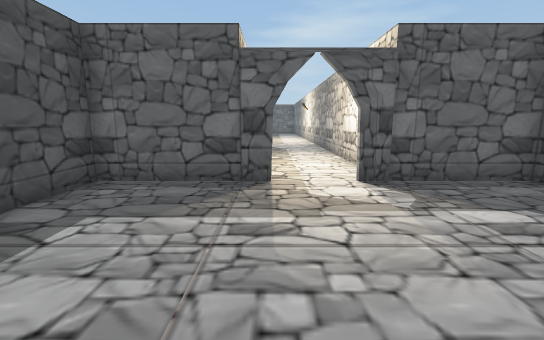
View 1 (above)

16 first-person views from a walk through a Unity game level. The camera is 1.2 m above the floor, tilts 10° down and sees 90° across. The floor is counted in squares, 1 m on a side. Each view is taken from the middle of a square. On the plan, view 1 faces up. The plan holds only what a view shows up to about 13 squares ahead; the rest is blank. The player character is not drawn. Door leaves are left out, so doorways stand open.

View 2
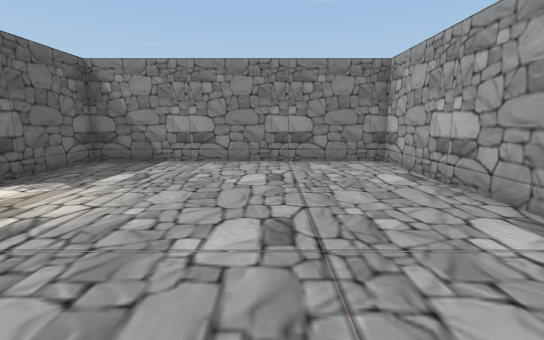

View 3
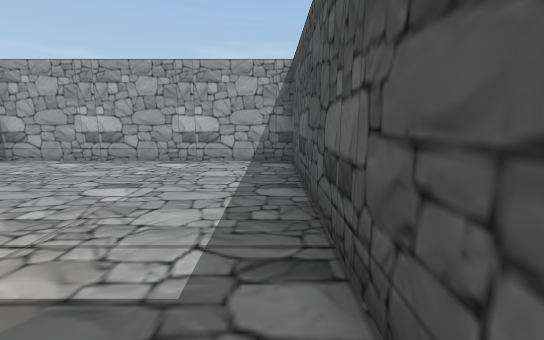

View 4
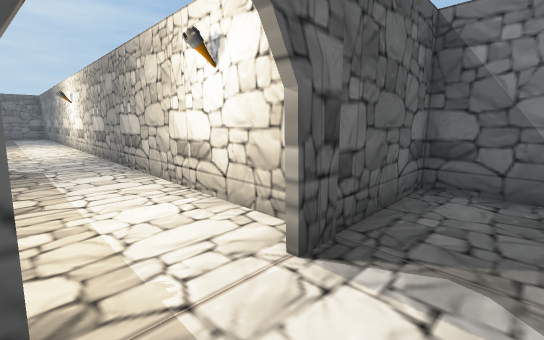

View 5
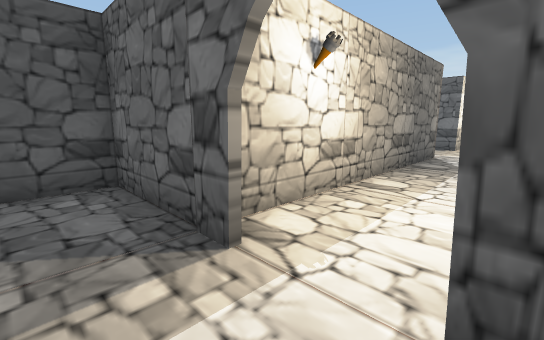

View 6
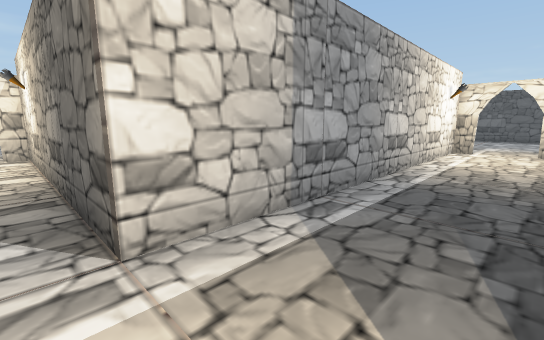

View 7
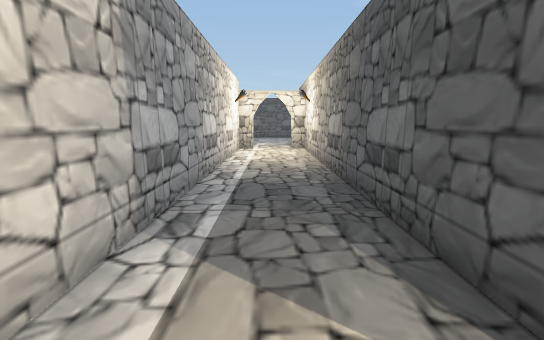

View 8
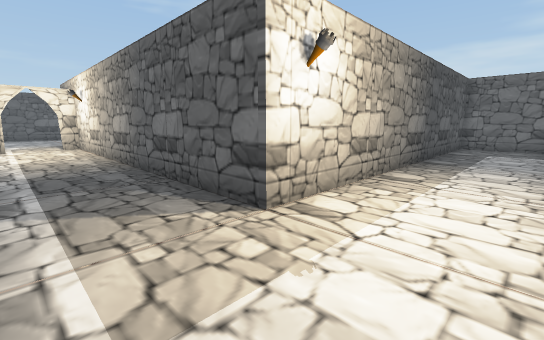

View 9
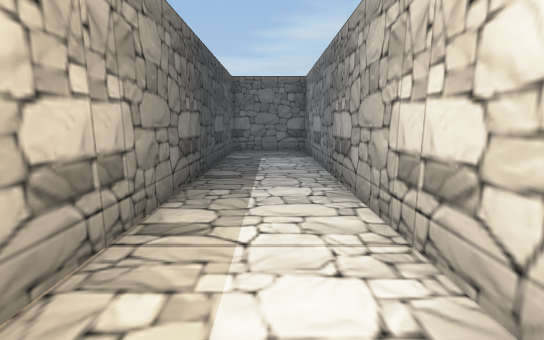

View 10
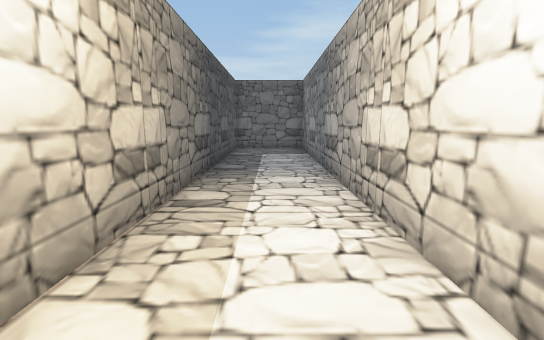

View 11
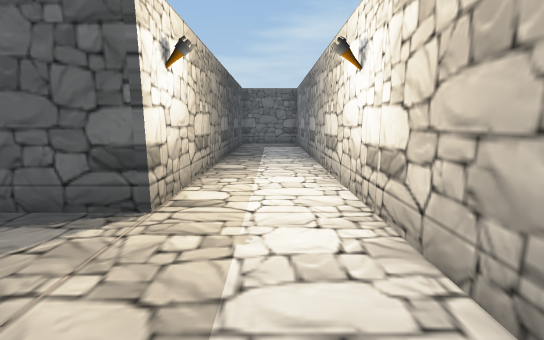

View 12
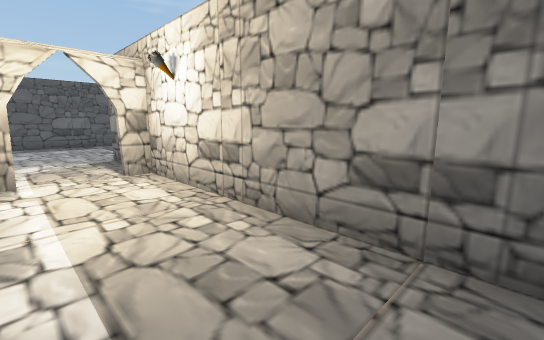

View 13
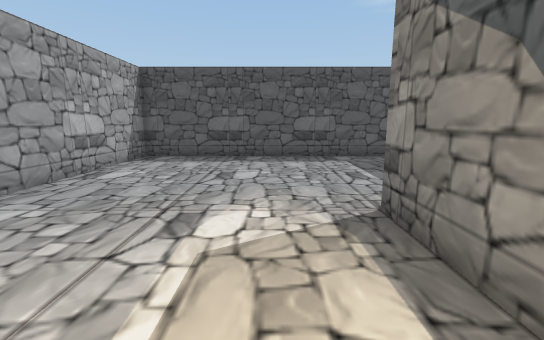

View 14
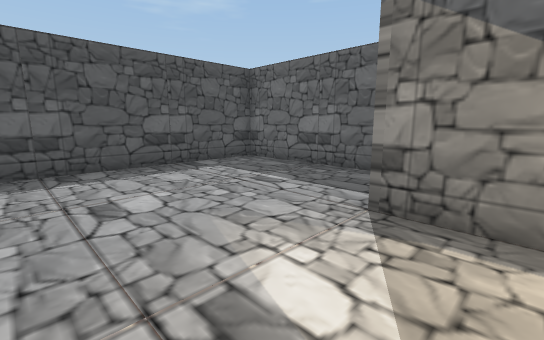

View 15
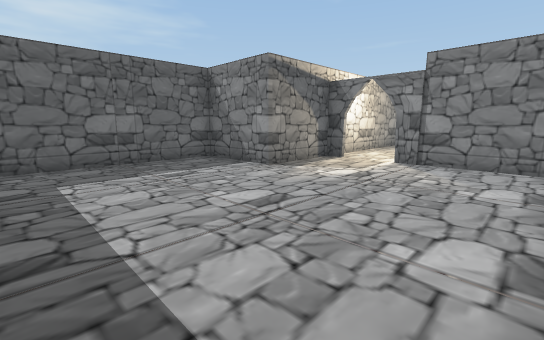

View 16
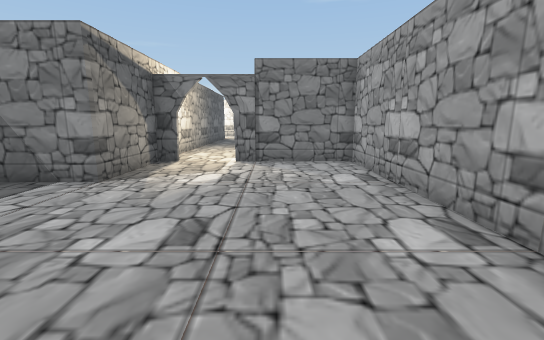

### Floor plan
Ten units are one square. View 1 is at (0, 0); x grows to the right and y downward. Boxes are objects, and circles mark ways between rooms. Rooms are numbered by the first view taken in them; rooms with no view inside come last. Other rooms are left out.
<svg viewBox="-221 -300 280 340">
<path fill="none" stroke="#000" d="M2 -55 -36 -55 -36 35 54 35 54 -55 15 -55M-125 -176 -125 -168M-125 -154 -125 -145 -6 -145 -6 -56 0 -56M24 -61 24 -295 -6 -295 -6 -175 -131 -175M-131 -175 -156 -175 -156 -205 -216 -205 -216 -115 -126 -115 -126 -152M-126 -168 -126 -175"/>
<circle cx="5" cy="-55" r="3" fill="#2a7"/>
<circle cx="-130" cy="-160" r="3" fill="#2a7"/>
<text x="10" y="-10">1</text>
<text x="-20" y="-170">2</text>
<text x="-180" y="-160">3</text>
</svg>
Room 1 opens to room 2. Room 2 opens to room 3.

Where each view was taken, in squares from view 1:
view 1: 0 up, 0 right, facing up
view 2: 0 up, 3 left, facing right
view 3: 5 up, 3 left, facing down
view 4: 4 up, 0 right, facing up-right
view 5: 4 up, 2 right, facing up-left
view 6: 17 up, 0 right, facing down-left
view 7: 16 up, 0 right, facing left
view 8: 15 up, 2 right, facing up-left
view 9: 18 up, 1 right, facing up
view 10: 17 up, 1 right, facing up
view 11: 14 up, 1 right, facing up
view 12: 15 up, 6 left, facing up-left
view 13: 16 up, 12 left, facing left
view 14: 14 up, 14 left, facing up-left
view 15: 12 up, 21 left, facing up-right
view 16: 14 up, 21 left, facing right
